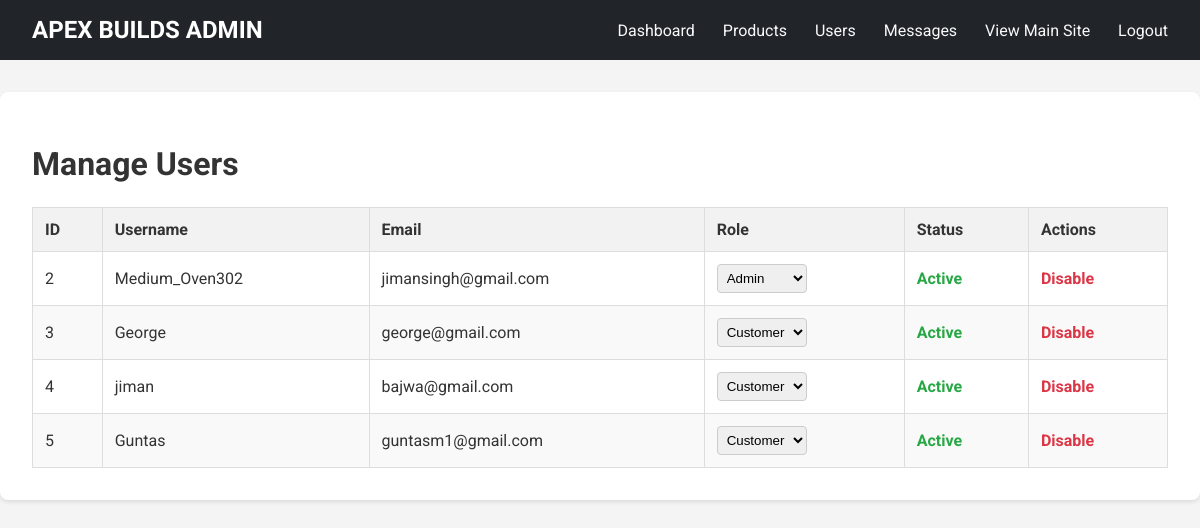
Before: /admin/users.php (signed in) with the older database file.
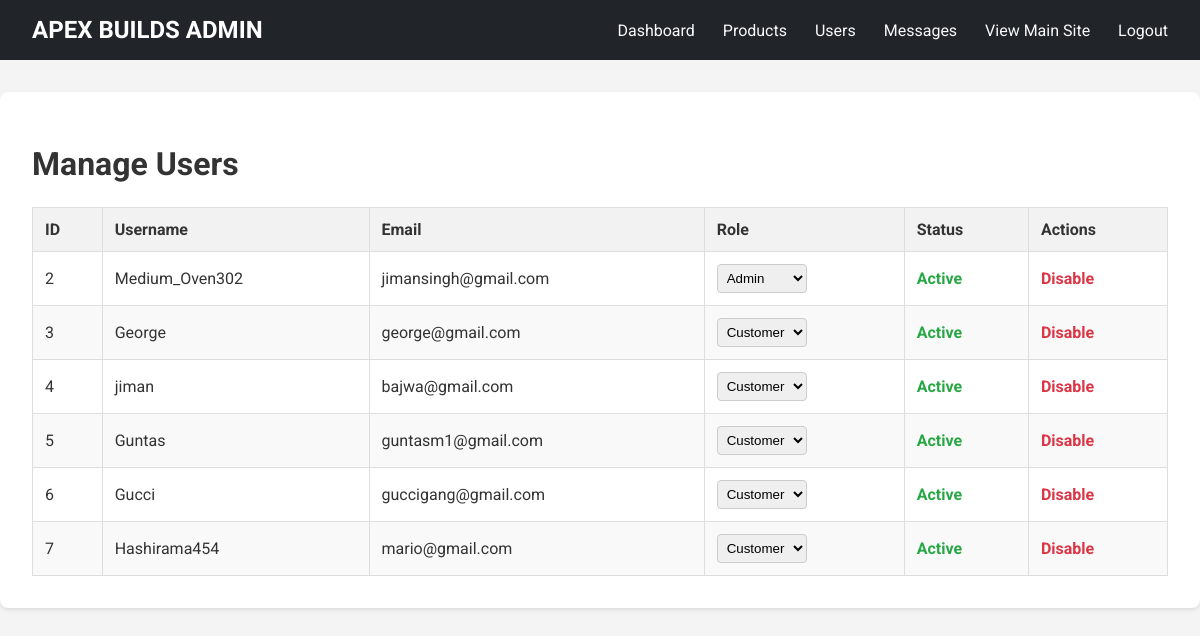
After: the same page with the newer database file.
### tables this page shows
CREATE TABLE `users` (
  `id` int(11) NOT NULL,
  `username` varchar(50) NOT NULL,
  `email` varchar(100) NOT NULL,
  `nickname` varchar(50) DEFAULT NULL,
  `password_hash` varchar(255) NOT NULL,
  `role` enum('customer','admin') NOT NULL DEFAULT 'customer',
  `is_active` tinyint(1) NOT NULL DEFAULT 1,
  `created_at` timestamp NOT NULL DEFAULT current_timestamp(),
  `address_line1` varchar(255) DEFAULT NULL,
  `address_line2` varchar(255) DEFAULT NULL,
  `city` varchar(100) DEFAULT NULL,
  `province` varchar(50) DEFAULT NULL,
  `postal_code` varchar(10) DEFAULT NULL
);

### admin/users.php (the view, shortened to what this page needs)
<?php
require_once '../php/db_connect.php';
$sql = "SELECT id, username, email, role, is_active, created_at FROM users WHERE id != ?";
$stmt = $conn->prepare($sql);
$stmt->bind_param("i", $_SESSION['user_id']);
$stmt->execute();
$result = $stmt->get_result();
$users = [];
if ($result && $result->num_rows > 0) {
    while ($row = $result->fetch_assoc()) {
        $users[] = $row;
    }
}
?>
<!DOCTYPE html>
<html lang="en">
<head>
</head>
<body>
    <header class="admin-header">
        <h1>APEX BUILDS ADMIN</h1>
        <nav>
            <a href="index.php">Dashboard</a>
            <a href="products.php">Products</a>
            <a href="users.php">Users</a>
            <a href="messages.php">Messages</a>
            <a href="../index.php" target="_blank">View Main Site</a>
            <a href="../logout.php">Logout</a>
        </nav>
    </header>
    <main>
        <div class="content-container">
            <h1>Manage Users</h1>
            <table class="admin-table">
                <thead>
                    <tr>
                        <th>ID</th>
                        <th>Username</th>
                        <th>Email</th>
                        <th>Role</th>
                        <th>Status</th>
                        <th>Actions</th>
                    </tr>
                </thead>
                <tbody>
                    <?php if (!empty($users)): ?>
                        <?php foreach ($users as $user): ?>
                            <tr>
                                <td><?php echo htmlspecialchars($user['id']); ?></td>
                                <td><?php echo htmlspecialchars($user['username']); ?></td>
                                <td><?php echo htmlspecialchars($user['email']); ?></td>
                                <td>
                                    <form action="change_user_role.php" method="post" class="role-form">
                                        <select name="new_role" onchange="this.form.submit()">
                                            <option value="customer" <?php if ($user['role'] == 'customer') echo 'selected'; ?>>Customer</option>
                                            <option value="admin" <?php if ($user['role'] == 'admin') echo 'selected'; ?>>Admin</option>
                                        </select>
                                    </form>
                                </td>
                                <td><?php echo $user['is_active'] ? '<span class="status-active">Active</span>' : '<span class="status-disabled">Disabled</span>'; ?></td>
                                <td>
                                    <?php if ($user['is_active']): ?>
                                        <a href="toggle_user_status.php?id=<?php echo $user['id']; ?>" class="action-link delete" onclick="return confirm('Are you sure you want to disable this user?');">Disable</a>
                                    <?php else: ?>
                                        <a href="toggle_user_status.php?id=<?php echo $user['id']; ?>" class="action-link" onclick="return confirm('Are you sure you want to enable this user?');">Enable</a>
                                    <?php endif; ?>
                                </td>
                            </tr>
                        <?php endforeach; ?>
                    <?php else: ?>
                        <tr>
                            <td colspan="6">No other users found.</td>
                        </tr>
                    <?php endif; ?>
                </tbody>
            </table>
        </div>
    </main>
</body>
</html>

### admin/users.php (style rules this page uses)
body { font-family: Roboto, sans-serif; background-color: #f4f4f4; color: #333; margin: 0; }
.admin-header { background-color: #212529; color: white; padding: 1rem 2rem; display: flex; justify-content: space-between; align-items: center; }
.admin-header h1 { font-family: 'Orbitron', sans-serif; font-size: 1.5rem; margin: 0; }
.admin-header a { color: #f8f9fa; text-decoration: none; margin-left: 1.5rem; }
.content-container { max-width: 1200px; margin: 2rem auto; background-color: #fff; padding: 2rem; border-radius: 8px; box-shadow: 0 2px 4px rgba(0,0,0,0.1); }
.admin-table { width: 100%; border-collapse: collapse; margin-top: 1.5rem; }
.admin-table th, .admin-table td { border: 1px solid #ddd; padding: 12px; text-align: left; }
.admin-table th { background-color: #f2f2f2; }
.admin-table tr:nth-child(even) { background-color: #f9f9f9; }
.role-form select { padding: 5px; border-radius: 4px; border: 1px solid #ccc; cursor: pointer; }
.status-active { color: #28a745; font-weight: bold; }
.action-link { color: #007bff; text-decoration: none; font-weight: bold; }
.action-link.delete { color: #dc3545; }

Changed rows visible on the page:
added users: id "6", username "Gucci", email "guccigang@gmail.com", new_role "Customer", is_active "Active"
added users: id "7", username "Hashirama454", email "mario@gmail.com", new_role "Customer", is_active "Active"
